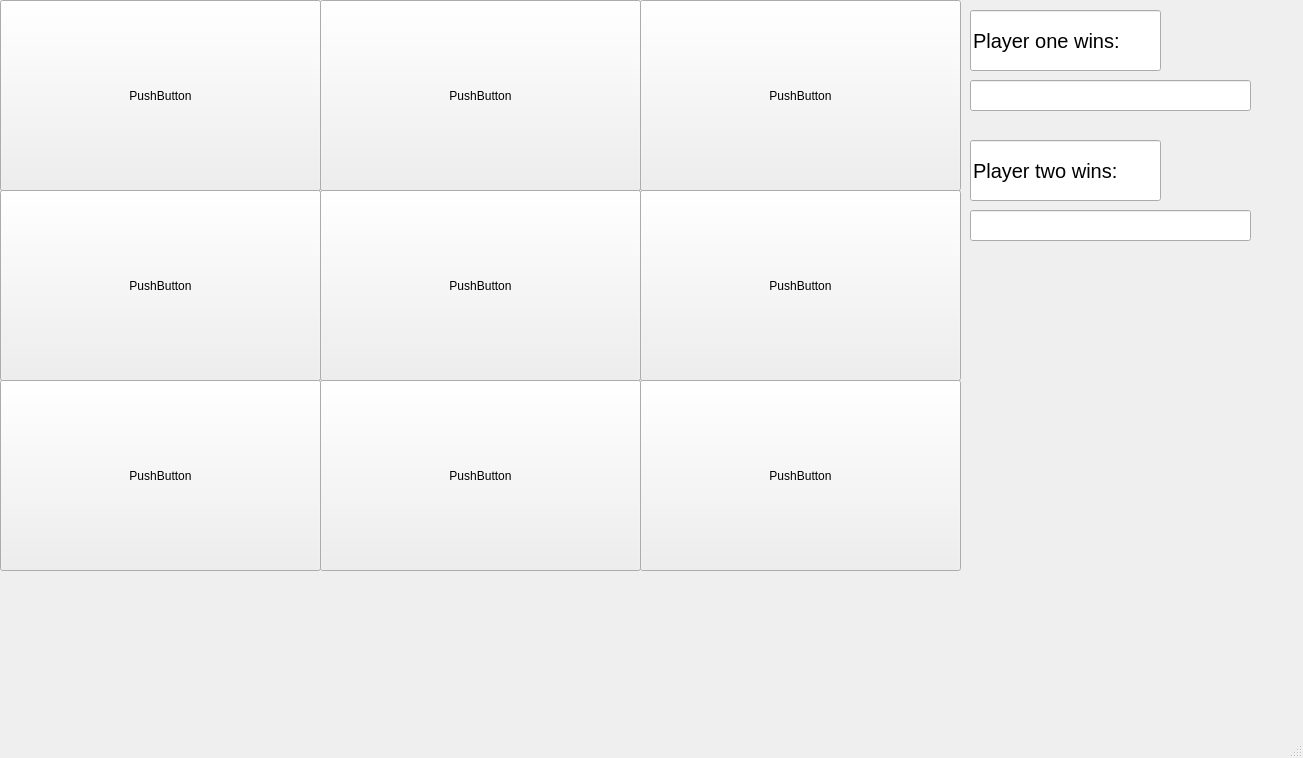
<?xml version="1.0" encoding="UTF-8"?>
<ui version="4.0">
 <class>MainWindow</class>
 <widget class="QMainWindow" name="MainWindow">
  <property name="geometry">
   <rect>
    <x>0</x>
    <y>0</y>
    <width>1303</width>
    <height>758</height>
   </rect>
  </property>
  <property name="windowTitle">
   <string>MainWindow</string>
  </property>
  <widget class="QWidget" name="centralwidget">
   <widget class="QPushButton" name="sqr1">
    <property name="geometry">
     <rect>
      <x>0</x>
      <y>0</y>
      <width>321</width>
      <height>191</height>
     </rect>
    </property>
    <property name="text">
     <string>PushButton</string>
    </property>
   </widget>
   <widget class="QPushButton" name="sqr4">
    <property name="geometry">
     <rect>
      <x>0</x>
      <y>190</y>
      <width>321</width>
      <height>191</height>
     </rect>
    </property>
    <property name="text">
     <string>PushButton</string>
    </property>
   </widget>
   <widget class="QPushButton" name="sqr7">
    <property name="geometry">
     <rect>
      <x>0</x>
      <y>380</y>
      <width>321</width>
      <height>191</height>
     </rect>
    </property>
    <property name="text">
     <string>PushButton</string>
    </property>
   </widget>
   <widget class="QPushButton" name="sqr3">
    <property name="geometry">
     <rect>
      <x>640</x>
      <y>0</y>
      <width>321</width>
      <height>191</height>
     </rect>
    </property>
    <property name="text">
     <string>PushButton</string>
    </property>
   </widget>
   <widget class="QPushButton" name="sqr2">
    <property name="geometry">
     <rect>
      <x>320</x>
      <y>0</y>
      <width>321</width>
      <height>191</height>
     </rect>
    </property>
    <property name="text">
     <string>PushButton</string>
    </property>
   </widget>
   <widget class="QPushButton" name="sqr5">
    <property name="geometry">
     <rect>
      <x>320</x>
      <y>190</y>
      <width>321</width>
      <height>191</height>
     </rect>
    </property>
    <property name="text">
     <string>PushButton</string>
    </property>
   </widget>
   <widget class="QPushButton" name="sqr8">
    <property name="geometry">
     <rect>
      <x>320</x>
      <y>380</y>
      <width>321</width>
      <height>191</height>
     </rect>
    </property>
    <property name="text">
     <string>PushButton</string>
    </property>
   </widget>
   <widget class="QPushButton" name="sqr6">
    <property name="geometry">
     <rect>
      <x>640</x>
      <y>190</y>
      <width>321</width>
      <height>191</height>
     </rect>
    </property>
    <property name="text">
     <string>PushButton</string>
    </property>
   </widget>
   <widget class="QPushButton" name="sqr9">
    <property name="geometry">
     <rect>
      <x>640</x>
      <y>380</y>
      <width>321</width>
      <height>191</height>
     </rect>
    </property>
    <property name="text">
     <string>PushButton</string>
    </property>
   </widget>
   <widget class="QLineEdit" name="playeronewins">
    <property name="geometry">
     <rect>
      <x>970</x>
      <y>10</y>
      <width>191</width>
      <height>61</height>
     </rect>
    </property>
    <property name="font">
     <font>
      <pointsize>15</pointsize>
     </font>
    </property>
    <property name="text">
     <string>Player one wins:</string>
    </property>
   </widget>
   <widget class="QLineEdit" name="playeronewinstext">
    <property name="geometry">
     <rect>
      <x>970</x>
      <y>80</y>
      <width>281</width>
      <height>31</height>
     </rect>
    </property>
    <property name="font">
     <font>
      <pointsize>20</pointsize>
     </font>
    </property>
   </widget>
   <widget class="QLineEdit" name="playertwowins_text">
    <property name="geometry">
     <rect>
      <x>970</x>
      <y>140</y>
      <width>191</width>
      <height>61</height>
     </rect>
    </property>
    <property name="font">
     <font>
      <pointsize>15</pointsize>
     </font>
    </property>
    <property name="text">
     <string>Player two wins:</string>
    </property>
   </widget>
   <widget class="QLineEdit" name="playertwowins">
    <property name="geometry">
     <rect>
      <x>970</x>
      <y>210</y>
      <width>281</width>
      <height>31</height>
     </rect>
    </property>
    <property name="font">
     <font>
      <pointsize>20</pointsize>
     </font>
    </property>
   </widget>
  </widget>
  <widget class="QMenuBar" name="menubar">
   <property name="geometry">
    <rect>
     <x>0</x>
     <y>0</y>
     <width>1303</width>
     <height>26</height>
    </rect>
   </property>
  </widget>
  <widget class="QStatusBar" name="statusbar"/>
 </widget>
 <resources/>
 <connections/>
</ui>
